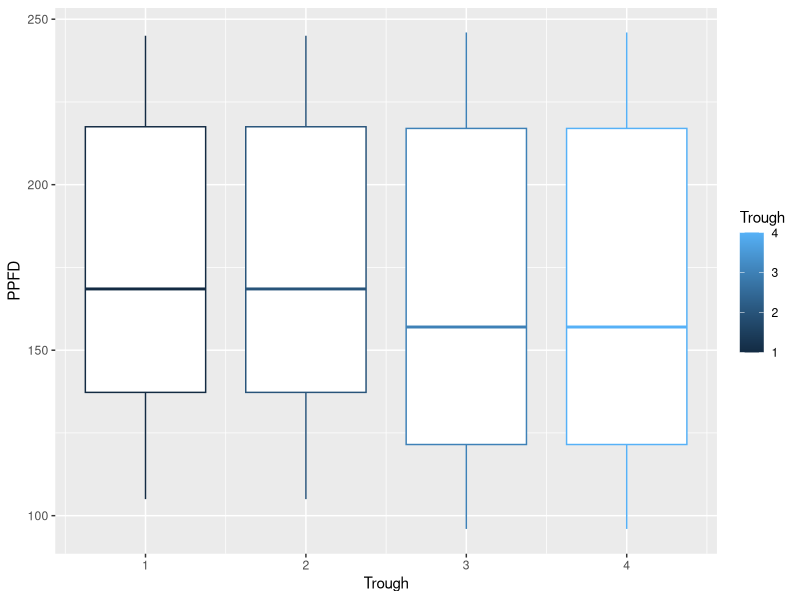
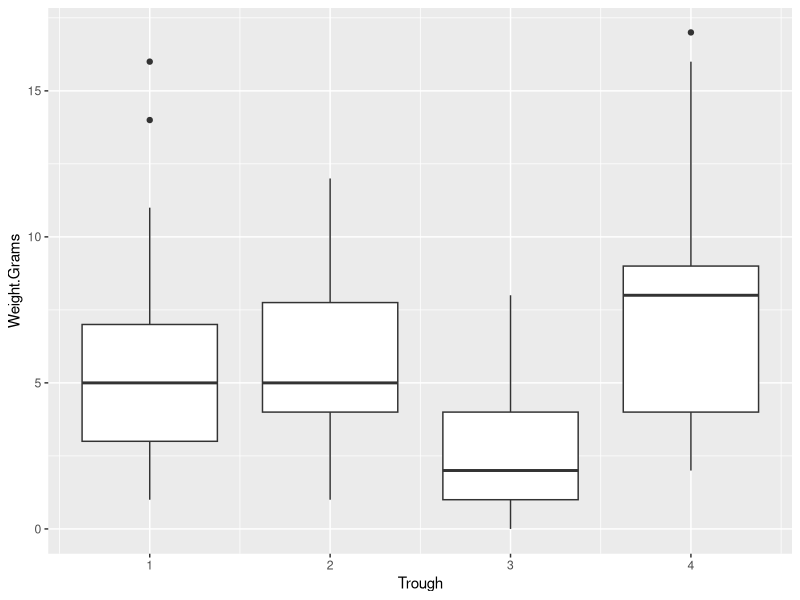
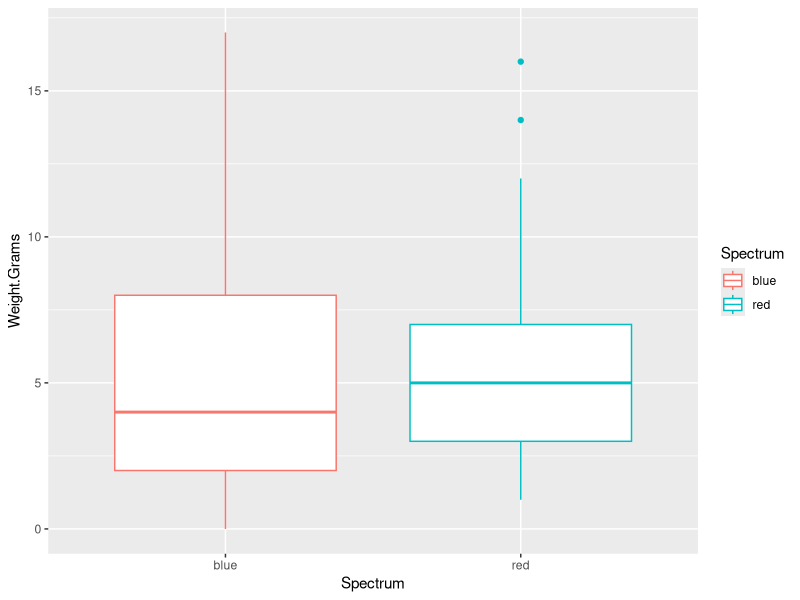
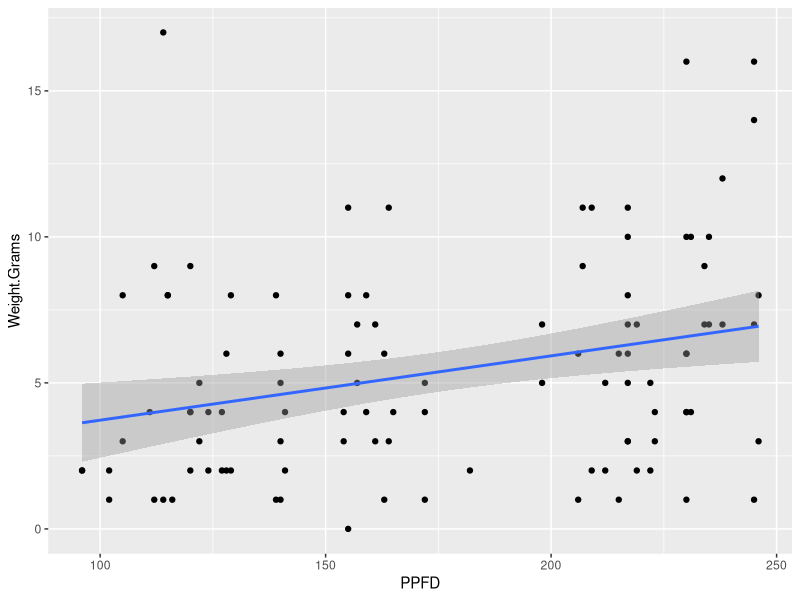
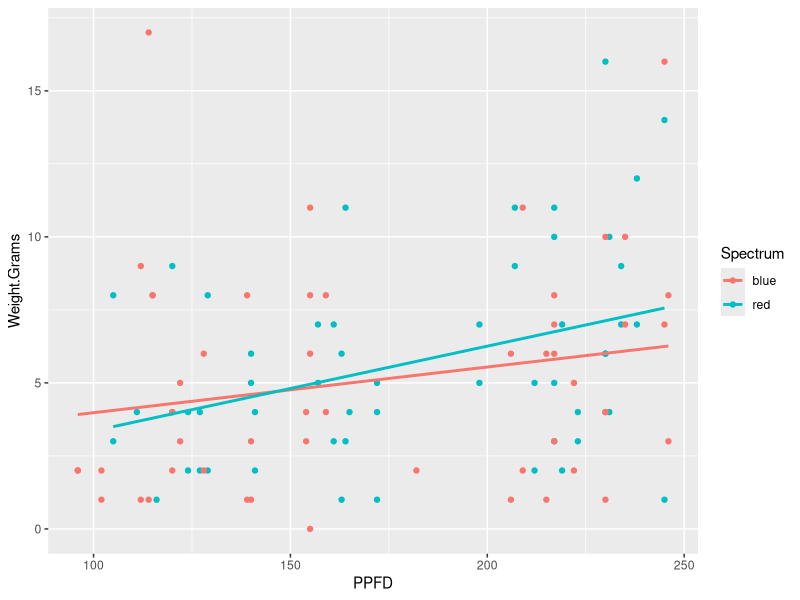
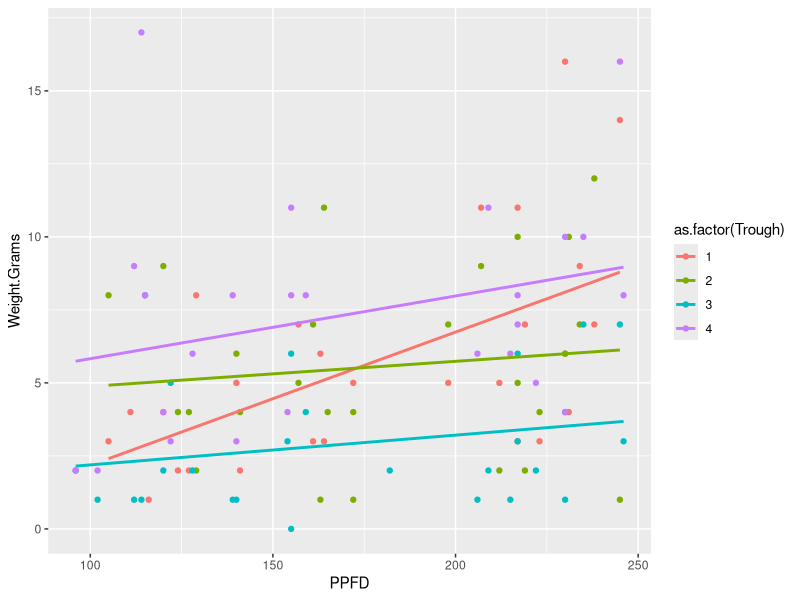
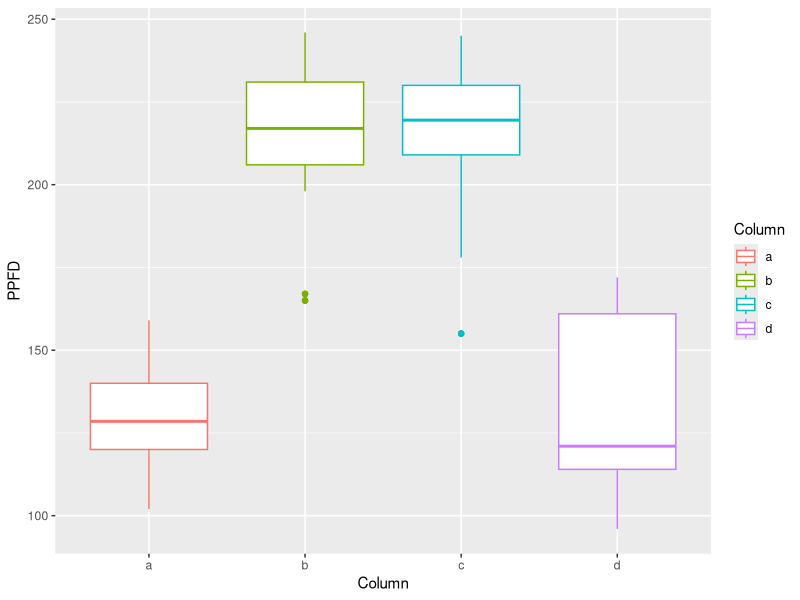
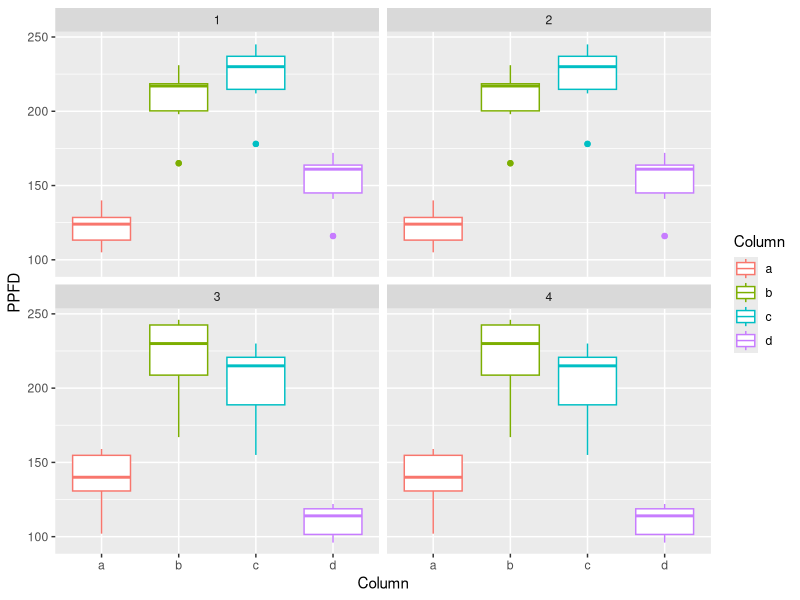

The R script that drew these images, in order:


library(tidyverse)

# Lab 292 Data

lab <- read.csv("cult_density_weights.csv")
names(lab)
summary(lab)
str(lab)
View(lab)




ggplot(data = lab) +
  geom_boxplot(mapping = aes(x = Trough, y = PPFD, group = Trough, color = Trough))

ggplot(data = lab) +
  geom_boxplot(mapping = aes(x = Trough, y = Weight.Grams, group = Trough))

ggplot(data = lab) +
  geom_boxplot(mapping = aes(x = Spectrum, y = Weight.Grams, group = Spectrum, color = Spectrum))

ggplot(data = lab) +
  geom_point(mapping = aes(x = PPFD, y = Weight.Grams)) +
  geom_smooth(mapping = aes(x = PPFD, y = Weight.Grams), method = lm)

ggplot(data = lab) +
  geom_point(mapping = aes(x = PPFD, y = Weight.Grams, color = Spectrum)) +
  geom_smooth(mapping = aes(x = PPFD, y = Weight.Grams, color = Spectrum), method = lm, se = FALSE)

ggplot(data = lab) +
  geom_point(mapping = aes(x = PPFD, y = Weight.Grams, color = as.factor(Trough))) +
  geom_smooth(mapping = aes(x = PPFD, y = Weight.Grams, color = as.factor(Trough)), method = lm, se = FALSE)

ggplot(data = lab) +
  geom_boxplot(mapping = aes(x = Column, y = PPFD, group = Column, color = Column))

ggplot(data = lab) +
  geom_boxplot(mapping = aes(x = Column, y = PPFD, group = Column, color = Column)) +
  facet_wrap(~Trough)

ggplot(data = lab) +
  geom_boxplot(mapping = aes(x = Column, y = Weight.Grams, group = Column, color = Column))

ggplot(data = lab) +
  geom_boxplot(mapping = aes(x = Column, y = Weight.Grams, group = Column, color = Column)) +
  facet_wrap(~Trough)

names(lab)

ggplot(data = lab) +
  geom_point(mapping = aes(x = Density, y = Weight.Grams))

ggplot(data = lab) +
  geom_point(mapping = aes(x = Density, y = Weight.Grams)) +
  geom_smooth(mapping = aes(x = Density, y = Weight.Grams), method = lm)

ggplot(data = lab) +
  geom_point(mapping = aes(x = Density, y = Weight.Grams, color = Spectrum)) +
  geom_smooth(mapping = aes(x = Density, y = Weight.Grams, color = Spectrum), method = lm, se = FALSE)

ggplot(data = lab) +
  geom_point(mapping = aes(x = Density, y = Weight.Grams, color = Spectrum)) +
  geom_smooth(mapping = aes(x = Density, y = Weight.Grams, color = Spectrum), method = lm, se = FALSE)

plot(lab$Density, lab$Weight.Grams)
labmod1 <-lm(lab$Weight.Grams ~ lab$Density, data = lab)
summary(labmod1)
plot(labmod1)

labmod2<- lm(lab$Weight.Grams ~ lab$Density * lab$PPFD, data = lab)
summary(labmod2)

# FARM

farm <- read.csv("den.csv")
view(farm)







